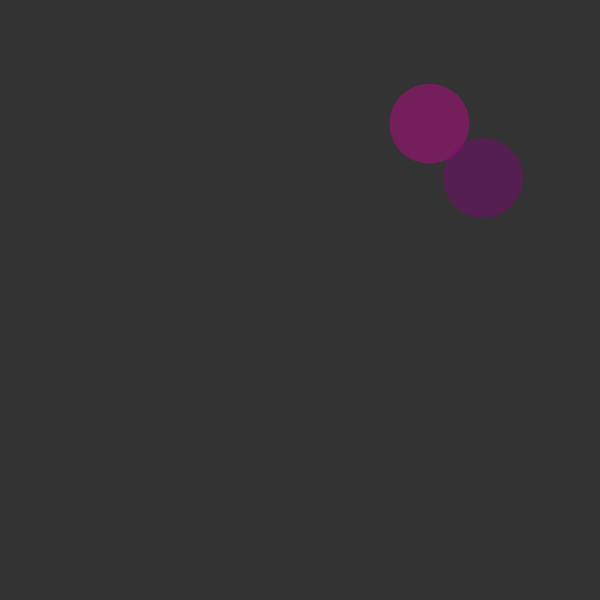
Frame 1 (no input)
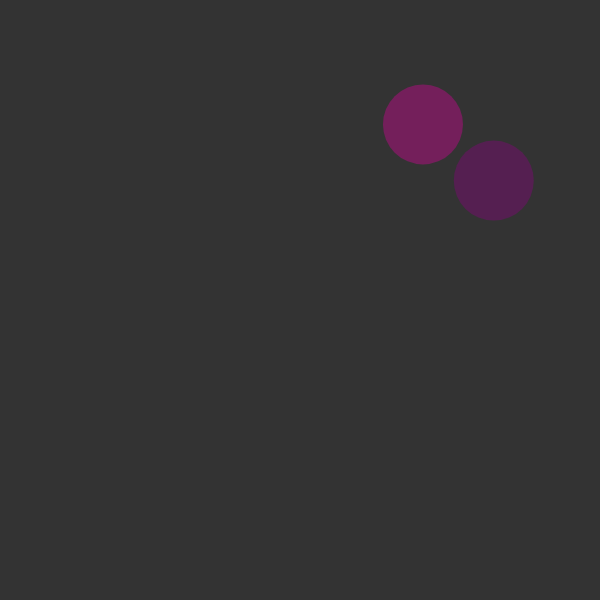
Frame 60 (no input)
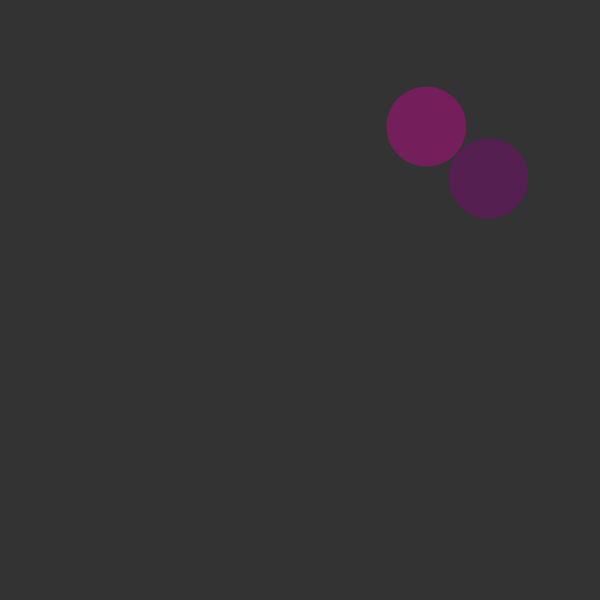
Frame 120 (the mouse pressed at the canvas centre since frame 60)

The p5.js sketch that drew these frames (run headless with seeded random() and noise() and a simulated clock; from frame 60 on, the mouse is pressed at the canvas centre):

// p5.js sketch
// ── sketch.js
var cells = [];

function setup() {
  createCanvas(600, 600);

  cells.push(new Cell());
  cells.push(new Cell());
}

function createArray(length) {
  var arr = new Array(length || 0), i = length;

  if (arguments.length > 1) {
    var args = Array.prototype.slice.call(arguments, 1);
    while(i--) arr[length-1 - i] = createArray.apply(this, args);
  }

  return arr;
}

function mousePressed() {
  for (var i = cells.length - 1; i >= 0; i--) {
    if (cells[i].clicked(mouseX, mouseY)) {
      cells.push(cells[i].mitosis());
      cells.push(cells[i].mitosis());
      cells.splice(i, 1);
    }
  }
}

function draw() {
  background(51);

  for (var i = 0; i < cells.length; i++) {
    cells[i].update();
  }

}

function gameOver() {
  isGameOver = true;
}

// ── cell.js
function Cell(pos, r, c) {

  if (pos) {
    this.pos = pos.copy();
  } else {
    this.pos = createVector(random(width), random(height));
  }
  this.r = r || 80;
  this.c = c || color(random(100, 255), 0, random(100, 255), 100);

  this.move = function(dir) {
    var vel = p5.Vector.random2D();
    this.pos.add(vel);

  }

  this.update = function() {
    this.move();
    this.show();
  }

  this.show = function() {
    fill(this.c);
    noStroke();
    ellipseMode(CENTER);
    ellipse(this.pos.x, this.pos.y, this.r);
    // rect(100, 100, 20, 20);
  }

  this.clicked = function(x, y) {
    var d = dist(this.pos.x, this.pos.y, x, y);

    return d < this.r;
  }

  this.mitosis = function() {
    var cell = new Cell(this.pos, this.r/2, this.c);
    return cell;
  }
}
